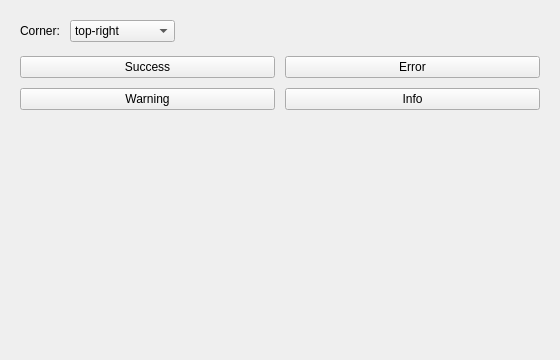
<?xml version="1.0" encoding="UTF-8"?>
<ui version="4.0">
 <class>MainWindow</class>
 <widget class="QMainWindow" name="MainWindow">
  <property name="geometry">
   <rect>
    <x>0</x>
    <y>0</y>
    <width>560</width>
    <height>360</height>
   </rect>
  </property>
  <property name="windowTitle">
   <string>QCustomToast Example</string>
  </property>
  <widget class="QWidget" name="centralwidget">
   <layout class="QVBoxLayout" name="rootLayout">
    <property name="spacing">
     <number>14</number>
    </property>
    <property name="leftMargin">
     <number>20</number>
    </property>
    <property name="topMargin">
     <number>20</number>
    </property>
    <property name="rightMargin">
     <number>20</number>
    </property>
    <property name="bottomMargin">
     <number>20</number>
    </property>
    <item>
     <layout class="QHBoxLayout" name="cornerRow">
      <property name="spacing">
       <number>10</number>
      </property>
      <item>
       <widget class="QLabel" name="cornerLabel">
        <property name="text">
         <string>Corner:</string>
        </property>
       </widget>
      </item>
      <item>
       <widget class="QComboBox" name="pos">
        <item>
         <property name="text">
          <string>top-right</string>
         </property>
        </item>
        <item>
         <property name="text">
          <string>top-left</string>
         </property>
        </item>
        <item>
         <property name="text">
          <string>bottom-right</string>
         </property>
        </item>
        <item>
         <property name="text">
          <string>bottom-left</string>
         </property>
        </item>
        <item>
         <property name="text">
          <string>top-center</string>
         </property>
        </item>
        <item>
         <property name="text">
          <string>bottom-center</string>
         </property>
        </item>
       </widget>
      </item>
      <item>
       <spacer name="cornerSpacer">
        <property name="orientation">
         <enum>Qt::Horizontal</enum>
        </property>
        <property name="sizeHint" stdset="0">
         <size>
          <width>40</width>
          <height>20</height>
         </size>
        </property>
       </spacer>
      </item>
     </layout>
    </item>
    <item>
     <layout class="QGridLayout" name="buttonGrid">
      <property name="horizontalSpacing">
       <number>10</number>
      </property>
      <property name="verticalSpacing">
       <number>10</number>
      </property>
      <item row="0" column="0">
       <widget class="QCustomQPushButton" name="successBtn">
        <property name="text">
         <string>Success</string>
        </property>
        <property name="variant" stdset="0">
         <string>success</string>
        </property>
       </widget>
      </item>
      <item row="0" column="1">
       <widget class="QCustomQPushButton" name="errorBtn">
        <property name="text">
         <string>Error</string>
        </property>
        <property name="variant" stdset="0">
         <string>secondary</string>
        </property>
       </widget>
      </item>
      <item row="1" column="0">
       <widget class="QCustomQPushButton" name="warningBtn">
        <property name="text">
         <string>Warning</string>
        </property>
        <property name="variant" stdset="0">
         <string>secondary</string>
        </property>
       </widget>
      </item>
      <item row="1" column="1">
       <widget class="QCustomQPushButton" name="infoBtn">
        <property name="text">
         <string>Info</string>
        </property>
        <property name="variant" stdset="0">
         <string>primary</string>
        </property>
       </widget>
      </item>
     </layout>
    </item>
    <item>
     <spacer name="bottomSpacer">
      <property name="orientation">
       <enum>Qt::Vertical</enum>
      </property>
      <property name="sizeHint" stdset="0">
       <size>
        <width>20</width>
        <height>40</height>
       </size>
      </property>
     </spacer>
    </item>
   </layout>
  </widget>
 </widget>
 <customwidgets>
  <customwidget>
   <class>QCustomQPushButton</class>
   <extends>QPushButton</extends>
   <header>Custom_Widgets.QCustomQPushButton</header>
  </customwidget>
 </customwidgets>
 <resources/>
 <connections/>
</ui>
